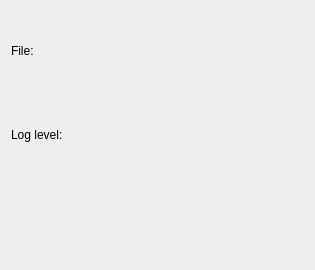
<ui version="4.0" >
 <class>LogConfigBase</class>
 <widget class="QWidget" name="LogConfigBase" >
  <property name="geometry" >
   <rect>
    <x>0</x>
    <y>0</y>
    <width>315</width>
    <height>270</height>
   </rect>
  </property>
  <property name="windowTitle" >
   <string></string>
  </property>
  <layout class="QVBoxLayout" >
   <property name="margin" >
    <number>11</number>
   </property>
   <property name="spacing" >
    <number>6</number>
   </property>
   <item>
    <layout class="QHBoxLayout" >
     <property name="margin" >
      <number>0</number>
     </property>
     <property name="spacing" >
      <number>6</number>
     </property>
     <item>
      <widget class="QLabel" name="TextLabel1_2" >
       <property name="text" >
        <string>File:</string>
       </property>
       <property name="wordWrap" >
        <bool>false</bool>
       </property>
      </widget>
     </item>
     <item>
      <widget class="EditFile" native="1" name="edtFile" >
       <property name="sizePolicy" >
        <sizepolicy>
         <hsizetype>7</hsizetype>
         <vsizetype>5</vsizetype>
         <horstretch>0</horstretch>
         <verstretch>0</verstretch>
        </sizepolicy>
       </property>
      </widget>
     </item>
    </layout>
   </item>
   <item>
    <widget class="QLabel" name="TextLabel1" >
     <property name="text" >
      <string>Log level:</string>
     </property>
     <property name="wordWrap" >
      <bool>false</bool>
     </property>
    </widget>
   </item>
   <item>
    <widget class="ListView" native="1" name="lstLevel" />
   </item>
  </layout>
 </widget>
 <customwidgets>
  <customwidget>
   <class>EditFile</class>
   <extends>QWidget</extends>
   <header>editfile.h</header>
  </customwidget>
  <customwidget>
   <class>ListView</class>
   <extends>QWidget</extends>
   <header>listview.h</header>
  </customwidget>
 </customwidgets>
 <resources/>
 <connections/>
</ui>
